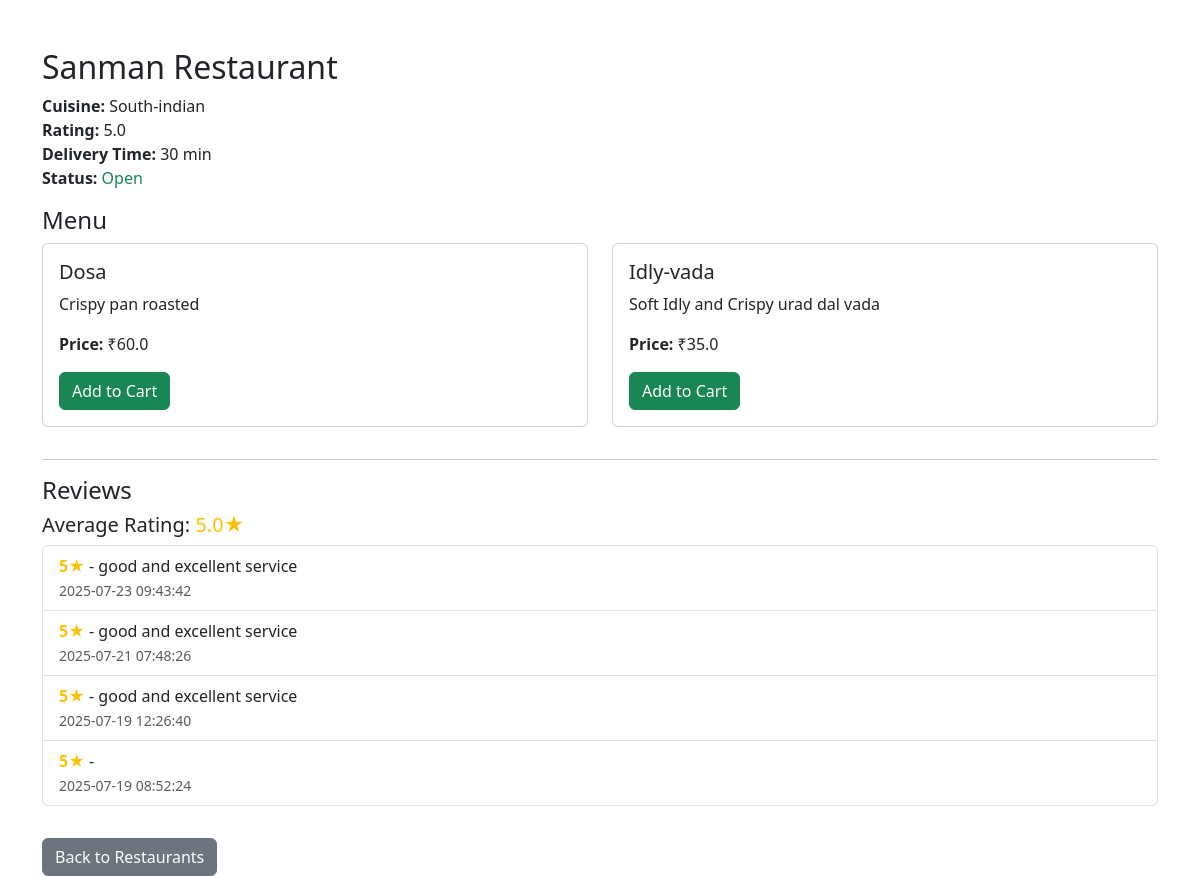
/restaurant/8 (signed in), run on the app's committed database.
### tables this page shows
CREATE TABLE restaurants (
        id INTEGER PRIMARY KEY AUTOINCREMENT,
        name TEXT NOT NULL,
        cuisine TEXT,
        rating REAL DEFAULT 0,
        delivery_time INTEGER,
        thumbnail TEXT,
        is_open INTEGER DEFAULT 1
    );

CREATE TABLE food_items (
        id INTEGER PRIMARY KEY AUTOINCREMENT,
        restaurant_id INTEGER NOT NULL,
        name TEXT NOT NULL,
        price REAL NOT NULL,
        description TEXT,
        image TEXT,
        FOREIGN KEY(restaurant_id) REFERENCES restaurants(id)
    );

CREATE TABLE reviews (
        id INTEGER PRIMARY KEY AUTOINCREMENT,
        user_id INTEGER NOT NULL,
        restaurant_id INTEGER NOT NULL,
        order_id INTEGER NOT NULL,
        rating INTEGER NOT NULL,
        review TEXT,
        timestamp DATETIME DEFAULT CURRENT_TIMESTAMP,
        FOREIGN KEY(user_id) REFERENCES users(id),
        FOREIGN KEY(restaurant_id) REFERENCES restaurants(id),
        FOREIGN KEY(order_id) REFERENCES orders(id)
    );

### routes/user_routes.py (the view)
@user_bp.route('/restaurant/<int:restaurant_id>')
def restaurant_detail(restaurant_id):
    if 'user' not in session:
        return redirect(url_for('user.login'))
    conn = sqlite3.connect('database.db')
    cursor = conn.cursor()
    cursor.execute('SELECT id, name, cuisine, rating, delivery_time, thumbnail, is_open FROM restaurants WHERE id=?', (restaurant_id,))
    restaurant = list(cursor.fetchone())
    today = datetime.datetime.now().strftime('%A')
    now_time = datetime.datetime.now().strftime('%H:%M')
    today_date = datetime.datetime.now().strftime('%Y-%m-%d')
    rid = restaurant[0]
    cursor.execute('SELECT 1 FROM restaurant_holidays WHERE restaurant_id=? AND holiday_date=?', (rid, today_date))
    is_holiday = cursor.fetchone() is not None
    cursor.execute('SELECT open_time, close_time FROM restaurant_hours WHERE restaurant_id=? AND day_of_week=?', (rid, today))
    hours = cursor.fetchone()
    debug_msg = f"[DEBUG] {restaurant[1]} | Day: {today} | Now: {now_time} | Hours: {hours} | Holiday: {is_holiday} | DB is_open: {restaurant[6]}"
    if is_holiday or not hours or not (hours[0] <= now_time <= hours[1]):
        restaurant[6] = 0
        debug_msg += " | Marked Closed"
    else:
        debug_msg += " | Marked Open"
    print(debug_msg)
    cursor.execute('SELECT id, name, price, description, image FROM food_items WHERE restaurant_id=?', (restaurant_id,))
    menu_items = cursor.fetchall()
    cursor.execute('SELECT rating, review, timestamp FROM reviews WHERE restaurant_id=? ORDER BY timestamp DESC', (restaurant_id,))
    reviews = cursor.fetchall()
    avg_rating = None
    if reviews:
        avg_rating = round(sum(r[0] for r in reviews) / len(reviews), 2)
    conn.close()
    return render_template('restaurant_detail.html', restaurant=restaurant, menu_items=menu_items, reviews=reviews, avg_rating=avg_rating)

### templates/restaurant_detail.html (shortened to what this page needs)
<!DOCTYPE html>
<html lang="en">
<head>
    <link rel="stylesheet" href="https://cdn.jsdelivr.net/npm/bootstrap@5.3.0/dist/css/bootstrap.min.css">
</head>
<body>
<div class="container mt-5">
    <h2>{{ restaurant[1] }}</h2>
    <p>
        <strong>Cuisine:</strong> {{ restaurant[2] }}<br>
        <strong>Rating:</strong> {{ restaurant[3] }}<br>
        <strong>Delivery Time:</strong> {{ restaurant[4] }} min<br>
        <strong>Status:</strong> {% if restaurant[6] %}<span class="text-success">Open</span>{% else %}<span class="text-danger">Closed</span>{% endif %}
    </p>
    <h4>Menu</h4>
    <div class="row">
        {% for item in menu_items %}
        <div class="col-md-6 mb-3">
            <div class="card">
                <div class="card-body">
                    <h5 class="card-title">{{ item[1] }}</h5>
                    <p class="card-text">{{ item[3] }}</p>
                    <p class="card-text"><strong>Price:</strong> ₹{{ item[2] }}</p>
                    <form method="post" action="/add_to_cart">
                        <button type="submit" class="btn btn-success" {% if not restaurant[6] %}disabled{% endif %}>Add to Cart</button>
                    </form>
                </div>
            </div>
        </div>
        {% else %}
        <p>No menu items found.</p>
        {% endfor %}
    </div>
    <hr>
    <h4>Reviews</h4>
    {% if avg_rating %}
        <h5>Average Rating: <span class="text-warning">{{ avg_rating }}★</span></h5>
    {% endif %}
    {% if reviews %}
        <ul class="list-group mb-3">
            {% for r in reviews %}
            <li class="list-group-item">
                <strong class="text-warning">{{ r[0] }}★</strong> - {{ r[1] }}<br>
                <small class="text-muted">{{ r[2] }}</small>
            </li>
            {% endfor %}
        </ul>
    {% else %}
        <p>No reviews yet.</p>
    {% endif %}
    <a href="/restaurants" class="btn btn-secondary mt-3">Back to Restaurants</a>
</div>
</body>
</html>

### data on the page
restaurants: name "Sanman Restaurant", cuisine "South-indian", rating "5.0", delivery_time "30"
food_items: name "Dosa", description "Crispy pan roasted", price "60.0"
food_items: name "Idly-vada", description "Soft Idly and Crispy urad dal vada", price "35.0"
reviews: rating "5", review "good and excellent service", timestamp "2025-07-23 09:43:42"
reviews: rating "5", review "good and excellent service", timestamp "2025-07-21 07:48:26"
reviews: rating "5", review "good and excellent service", timestamp "2025-07-19 12:26:40"
reviews: rating "5", timestamp "2025-07-19 08:52:24"

### other printed values
{{ avg_rating }} "5.0"
